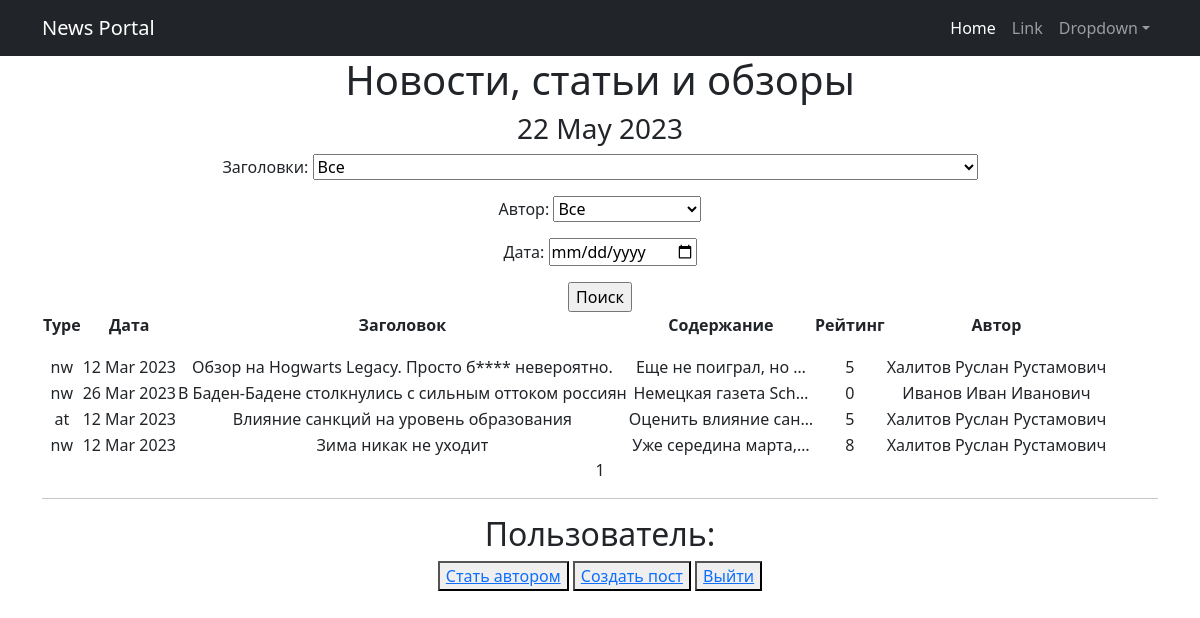
/posts/search/, run on the app's committed database.
### accounts/models.py (models this page shows, shortened)
class Post(models.Model):
    var = models.CharField(max_length = 2, choices = VARS, default = news)
    datetime_of_post = models.DateTimeField(auto_now_add = True)
    topic = models.CharField(null = True, max_length=64)
    text_of_topic = models.TextField(null = True)
    rate_of_post = models.IntegerField(default = 0)
    author = models.ForeignKey(Author, on_delete = models.CASCADE)
    category = models.ManyToManyField(Category, through = 'PostCategory')
    def __str__(self):
        return f'{self.topic.title()}: {self.text_of_topic[:20]}'

class Author(models.Model):
    rate_of_author = models.IntegerField(default = 0)
    user = models.OneToOneField(User, on_delete = models.CASCADE)

### accounts/views.py (the view)
# urls.py: path('search/', PostSearch.as_view(), name='post_search'),
class PostSearch(PostList):
    template_name = 'post_search.html'
    def get_context_data(self, *, object_list=None, **kwargs):
        context = super().get_context_data(**kwargs)
        context['filterset'] = self.filterset
        return context
    def get_queryset(self):
        queryset = super().get_queryset()
        self.filterset = PostFilter(self.request.GET, queryset)
        return self.filterset.qs

### accounts/templatetags/custom_filters.py (called while the page is built)
@register.filter(name = 'censor')
def censor(text):
    for word in BAD_WORD:
        if word in text:
            text = text.replace(word[1:len(word)], f'{len(word) * "*"}')
            return text
        else:
            return text

### accounts/views.py (called while the page is built)
    def get_queryset(self):
        queryset = super().get_queryset()
        self.filterset = PostFilter(self.request.GET, queryset)
        return self.filterset.qs

    def get_context_data(self, **kwargs):
        context = super().get_context_data(**kwargs)
        context['is_not_author'] = not self.request.user.groups.filter(name='authors').exists()
        context['time_now'] = datetime.utcnow()
        context['next_t'] = None
        return context

### templates/post_search.html (shortened to what this page needs)
{% extends 'flatpages/default.html' %}
{% load custom_filters %}
{% load custom_tags %}
{% block content %}
<h1>Новости, статьи и обзоры</h1>
<h3>{{ time_now|date:'d M Y' }}</h3>
<form action="" method="get">
    {{ filterset.form.as_p }}
    <input type="submit" value="Поиск">
</form>
{% if posts %}
    <table>
        <tr>
                <td><p><strong>Type</strong></p></td>
                <td><p><strong>Дата</strong></p></td>
                <td><p><strong>Заголовок</strong></p></td>
                <td><p><strong>Содержание</strong></p></td>
                <td><p><strong>Рейтинг</strong></p></td>
                <td><p><strong>Автор</strong></p></td>
        </tr>
        {% for post in posts %}
        <tr>
            <td>{{ post.var }}</td>
            <td>{{ post.datetime_of_post|date:'d M Y' }}</td>
            <td>{{ post.topic |censor }}</td>
            <td>{{ post.text_of_topic|truncatechars:20 |censor}}</td>
            <td>{{ post.rate_of_post }}</td>
            <td>{{ post.author.user }}</td>
        </tr>
        {% endfor %}
    </table>
{% else %}
    <h1>Новостей нет!</h1>
{% endif %}
      {{ page_obj.number }}
<hr>
<h2>Пользователь: {{ request.user.username }}</h2>
{% if is_not_author %}
<button><a href="http://127.0.0.1:8000/sign/upgrade/">Стать автором</a></button>
{% endif %}
<button><a href="http://127.0.0.1:8000/posts/create/">Создать пост</a></button>
<button><a href="http://127.0.0.1:8000/sign/logout/">Выйти</a></button>
{% endblock content %}

### data on the page
Post: var "nw", datetime_of_post "12 Mar 2023", topic|censor "Обзор на Hogwarts Legacy. Просто б**** невероятно.", text_of_topic|censor "Еще не поиграл, но …", rate_of_post "5", author.user "Халитов Руслан Рустамович"
Post: var "nw", datetime_of_post "26 Mar 2023", topic|censor "В Баден-Бадене столкнулись с сильным оттоком россиян", text_of_topic|censor "Немецкая газета Sch…", rate_of_post "0", author.user "Иванов Иван Иванович"
Post: var "at", datetime_of_post "12 Mar 2023", topic|censor "Влияние санкций на уровень образования", text_of_topic|censor "Оценить влияние сан…", rate_of_post "5", author.user "Халитов Руслан Рустамович"
Post: var "nw", datetime_of_post "12 Mar 2023", topic|censor "Зима никак не уходит", text_of_topic|censor "Уже середина марта,…", rate_of_post "8", author.user "Халитов Руслан Рустамович"

### other printed values
{{ time_now|date:'d M Y' }} "22 May 2023"
{{ page_obj.number }} "1"
